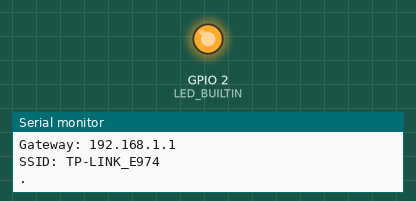
Simulated run of this sketch. Board: ESP8266 (NodeMCU). Shown: output pins drawn as LEDs (lit = HIGH, except the on-board LED, lit = LOW), the last lines printed to the serial monitor. WiFi joins after 1.5 s; servers stay silent unless stated.

Above: at 2.1 s.
At 7.0 s:
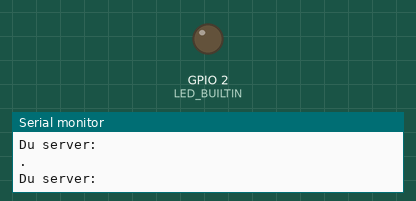
Timing chart, 0 to 8.9 s (numbered marks = the images above):
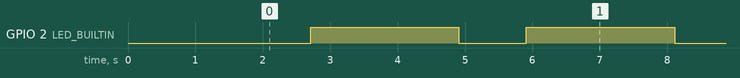

The sketch:

Client3.ino
```cpp
#include <SPI.h>
#include <ESP8266WiFi.h>

//byte ledPin = 2;
char ssid[] = "TP-LINK_E974";           // SSID of your home WiFi
char pass[] = "sudriabotik3m02";            // password of your home WiFi

unsigned long askTimer = 0;

IPAddress server(192,168,0,100);       // the fix IP address of the server
WiFiClient client;

void setup() {
  pinMode(LED_BUILTIN, OUTPUT);
  Serial.begin(115200);               // only for debug
  WiFi.begin(ssid, pass);             // connects to the WiFi router
  while (WiFi.status() != WL_CONNECTED) {
    Serial.print(".");
    delay(500);
  }
  Serial.println("");
  Serial.println("Connected to routeur");
  Serial.print("Status: "); Serial.println(WiFi.status());    // Network parameters
  Serial.print("IP: ");     Serial.println(WiFi.localIP());
  Serial.print("Subnet: "); Serial.println(WiFi.subnetMask());
  Serial.print("Gateway: "); Serial.println(WiFi.gatewayIP());
  Serial.print("SSID: "); Serial.println(WiFi.SSID());
/*  Serial.print("Signal: "); Serial.println(WiFi.RSSI()); */
  pinMode(LED_BUILTIN, OUTPUT);
}

void loop () {
  client.connect(server, 80);   // Connection to the server
  digitalWrite(LED_BUILTIN, LOW);    // to show the communication only (inverted logic)
  Serial.println(".");
  client.println("Bonjour server, est ce que tu dors?\r");  // sends the message to the server
  String answer = client.readStringUntil('\r');   // receives the answer from the sever
  Serial.println("Du server: " + answer);
  client.flush();
  digitalWrite(LED_BUILTIN, HIGH);
  delay(2000);                  // client will trigger the communication after two seconds
}
```

Measured:
- by itself, GPIO 2 (LED_BUILTIN): alternates HIGH for 2.2 s and LOW for 1.0 s
